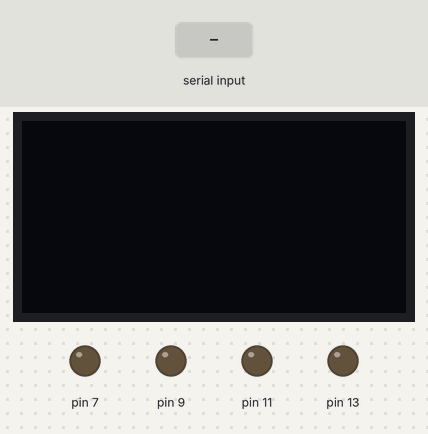
Recording of a sketch running on a simulated Arduino Uno, built with avr-gcc and run on an emulated ATmega328P. Shown: 128×64 one-colour display, output pins drawn as LEDs (lit = HIGH). Dashed ring = blinking. The inputs (shaded band) are chosen by the test bench. What the sketch prints to the serial monitor is not drawn.

Above: at 1.2 s.
1.3 s: "3\n" received over Serial
At 1.61 s:
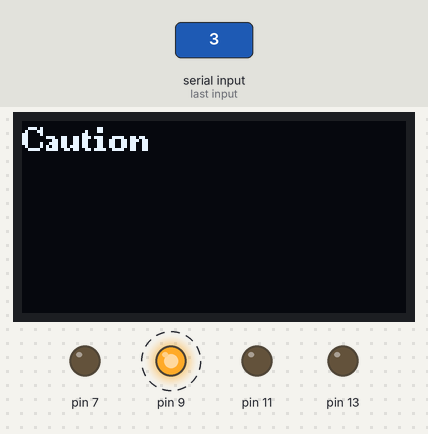
3.1 s: "2\n" received over Serial
At 3.56 s:
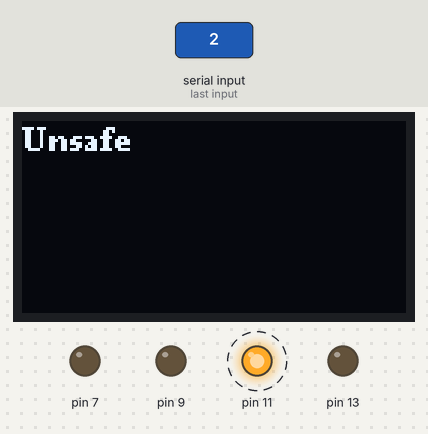
5.1 s: "1\n" received over Serial
At 5.51 s:
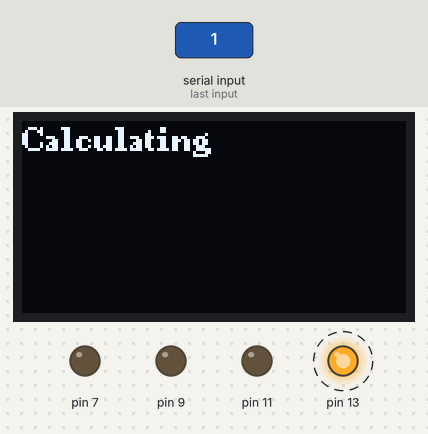
6.9 s: "4\n" received over Serial
At 7.24 s:
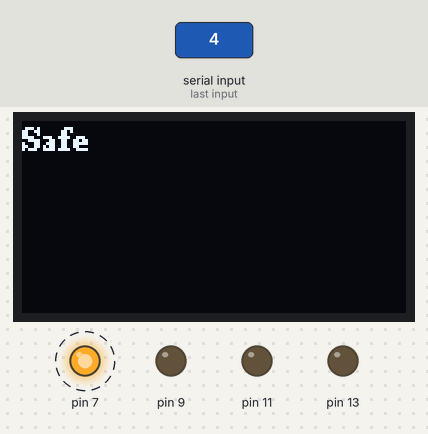
8.8 s: "5\n" received over Serial
At 8.82 s:
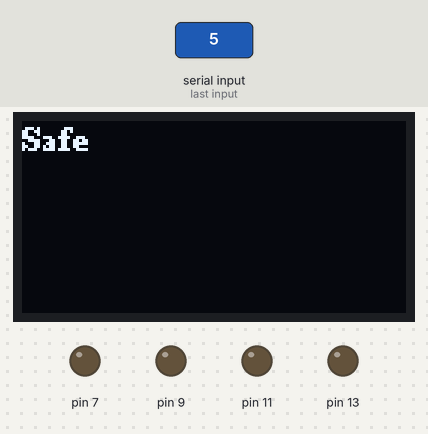
Timing chart, 0 to 11.3 s (numbered marks = the images above; inputs shaded):
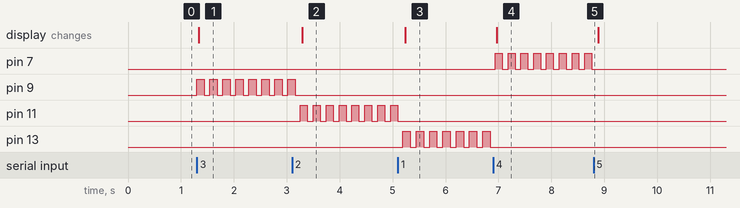

Measured:
- after the input at 1.3 s, pin 9: alternates HIGH for 0.14 s and LOW for 0.11 s, starting at once; the display: changes at once (image 1)
- after the input at 3.1 s, pin 9: goes on until 3.2 s, then stays LOW; pin 11: alternates HIGH for 0.13 s and LOW for 0.11 s, starting after 0.16 s; the display: changes after 0.19 s (image 2)
- after the input at 5.1 s, pin 11: stops changing and stays LOW; pin 13: alternates HIGH for 0.14 s and LOW for 0.11 s, starting after 0.10 s; the display: changes after 0.14 s (image 3)
- after the input at 6.9 s, pin 7: alternates HIGH for 0.13 s and LOW for 0.11 s, starting at once; pin 13: stops changing and stays LOW; the display: changes after 0.07 s (image 4)
- after the input at 8.8 s, pin 7: stops changing and stays LOW

The sketch:

Starter_Code.ino
```cpp
#include <Arduino.h>
#include <U8g2lib.h>

#ifdef U8X8_HAVE_HW_SPI
#include <SPI.h>
#endif
#ifdef U8X8_HAVE_HW_I2C
#include <Wire.h>
#endif

U8G2_SSD1306_128X64_NONAME_F_SW_I2C u8g2(U8G2_R0, /* clock=*/ SCL, /* data=*/ SDA, /* reset=*/ U8X8_PIN_NONE);   // All Boards without Reset of the Display
int State = 0;
int temp = 0;


void setup(){
  Serial.begin(9600);
  Serial.setTimeout(10);
  pinMode(13, OUTPUT);
  pinMode(9, OUTPUT);
  pinMode(11, OUTPUT);
  pinMode(7, OUTPUT);
  u8g2.begin();
}

void loop(){
  u8g2.clearBuffer();
  u8g2.setFont(u8g2_font_ncenB08_tr);
  temp = Serial.parseInt();
  if (State != temp && temp != 0){
    State = temp;
    Serial.println(State);
  }
  if (State == 3){
    digitalWrite(13, LOW);
    digitalWrite(11, LOW);
    digitalWrite(9, HIGH);
    digitalWrite(7, LOW);
    u8g2.drawStr(0,10,"Caution");	// write something to the internal memory
    u8g2.sendBuffer();					// transfer internal memory to the display
    delay(100);
    digitalWrite(9, LOW);
    delay(100);

  }
  if (State == 2){
    digitalWrite(13, LOW);
    digitalWrite(11, HIGH);
    digitalWrite(9, LOW);
    digitalWrite(7, LOW);
    u8g2.drawStr(0,10,"Unsafe");	// write something to the internal memory
    u8g2.sendBuffer();					// transfer internal memory to the display
    delay(100);
    digitalWrite(11, LOW);
    delay(100);
  }
  if (State == 1){

      digitalWrite(13, HIGH);
      digitalWrite(11, LOW);
      digitalWrite(9, LOW);
      digitalWrite(7, LOW);
      u8g2.drawStr(0,10,"Calculating");	// write something to the internal memory
      u8g2.sendBuffer();					// transfer internal memory to the display
      delay(100);
      digitalWrite(13, LOW);
      delay(100);
  }
  if (State == 4){
    digitalWrite(13, LOW);
      digitalWrite(11, LOW);
      digitalWrite(9, LOW);
      digitalWrite(7, HIGH);
      u8g2.drawStr(0,10,"Safe");	// write something to the internal memory
    u8g2.sendBuffer();					// transfer internal memory to the display
      delay(100);
      digitalWrite(7, LOW);
      delay(100);
  }
  if (State == 5 ){
    digitalWrite(13, LOW);
      digitalWrite(11, LOW);
      digitalWrite(9, LOW);
      digitalWrite(7, LOW);
      u8g2.drawStr(0,10,"");	// write something to the internal memory
    u8g2.sendBuffer();
  }

}
```
